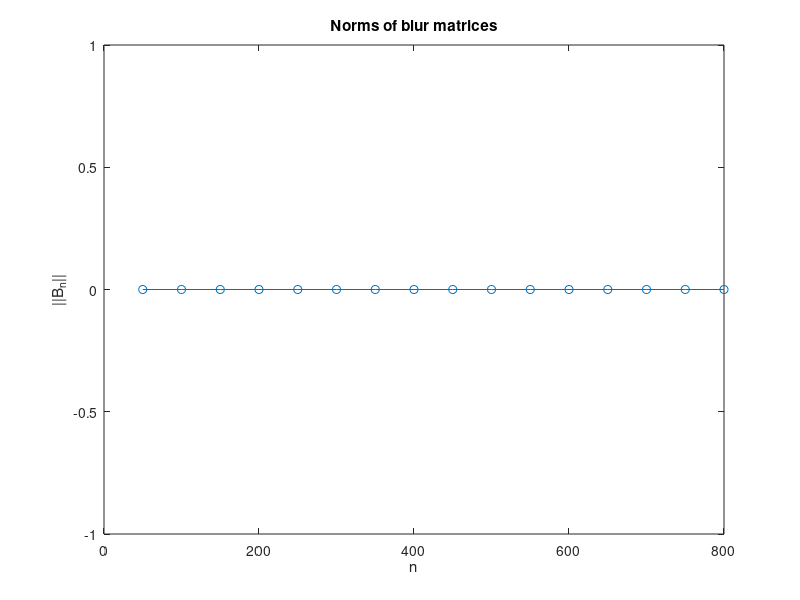

This chart was generated by the following MATLAB code: (Note: this script raises an error after producing the figure.)
%% 1. Plot norm of blurring versus n
n = 50:50:800;
normB = 0*n;  
for i = 1:length(n)
    %*** Let normB(i) be the norm of blur matrix of size n(i)
end

plot(n,normB,'o-')
xlabel('n'), ylabel('||B_n||')
title('Norms of blur matrices')

%% 2. Plot conditioning of blurring versus n
%*** Let condB(i) be the conditioning of blur matrix of size n(i)
    
loglog(n,condB,'o-')  
xlabel('n'), ylabel('\kappa(B_n)')
title('Conditioning of blur matrices')

%% 3. Plot conditioning versus number of blurs
k = (1:8)';
condV = zeros(8,1);
for i = 1:8
    %*** Let condV(i) be the conditioning of (blur_matrix_100)^k(i)
end

semilogy(k,condV,'o-')  
xlabel('k'), ylabel('\kappa(B^k)')
title('Conditioning of blur matrix powers')

%% 4. Blur and deblur a random "image" vector
x = rand(n,1);
%*** Let error(i) be relative error of blur/deblur k(i) times

table(k,condV*eps,error,'variablenames',{'k','upper_bound','error'})
